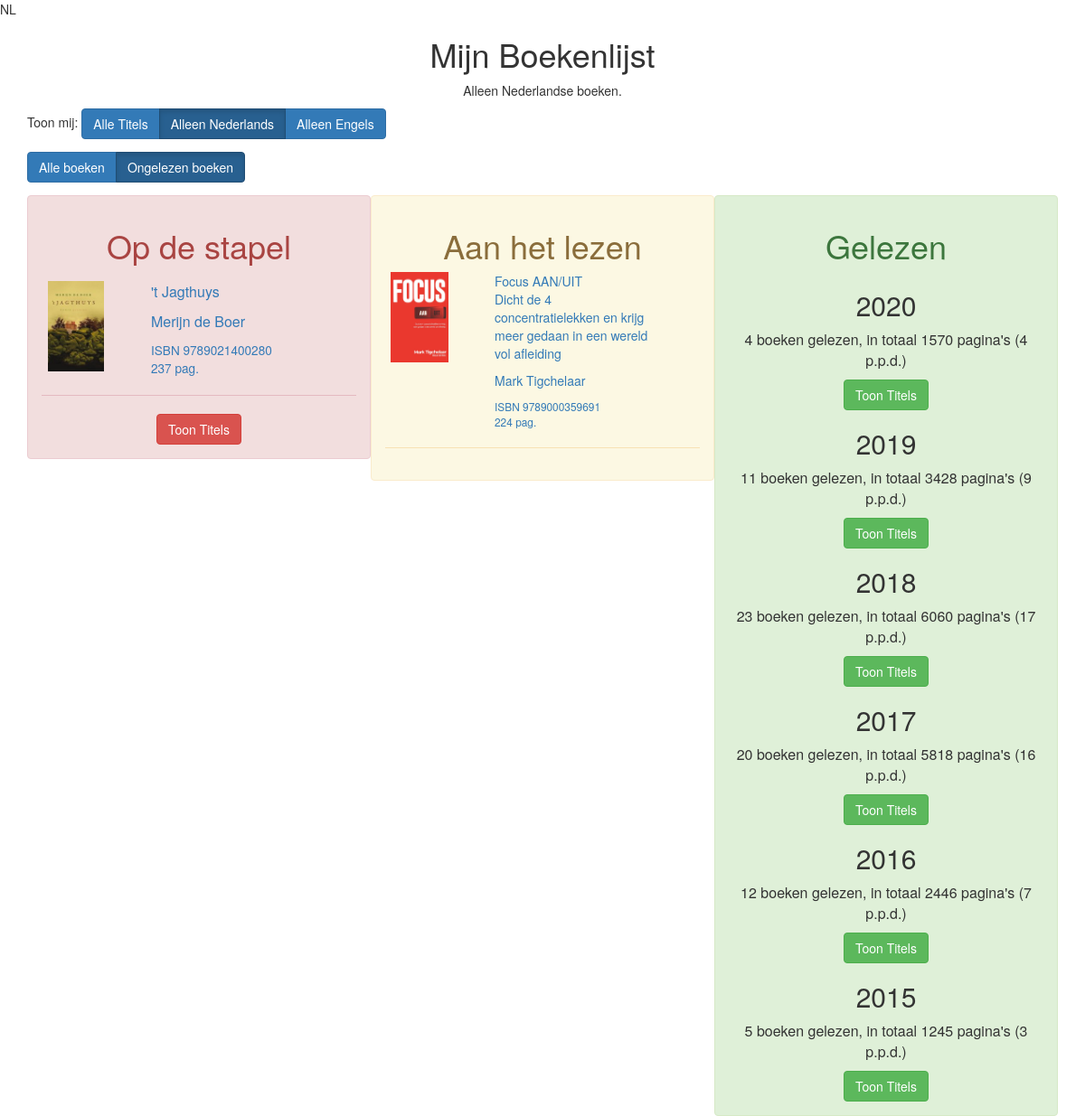
Before: /index.php?language=NL with the older database file.
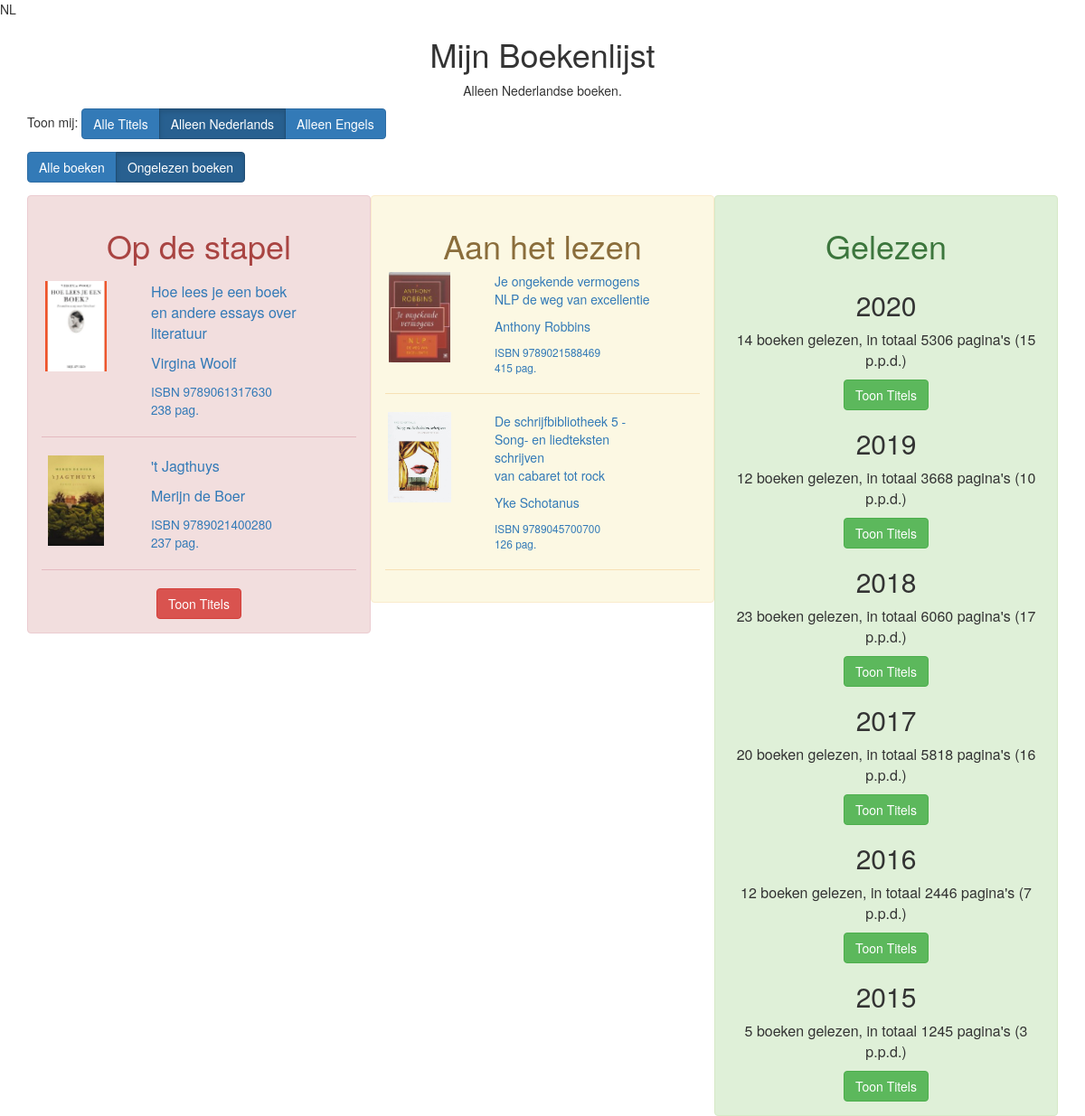
After: the same page with the newer database file.
### tables this page shows
CREATE TABLE `books` (
  `idbook` int(11) NOT NULL,
  `cdkeep` tinyint(4) NOT NULL DEFAULT '1',
  `nmtitle` varchar(250) NOT NULL,
  `nmsubtitle` text,
  `nmauthor` varchar(50) NOT NULL,
  `nrpages` int(11) NOT NULL,
  `nrisbn` bigint(11) NOT NULL,
  `cdlanguage` char(3) NOT NULL DEFAULT 'NL',
  `nrorderbol` bigint(20) NOT NULL,
  `ftreview` text
);

CREATE TABLE `bookstates` (
  `idbookstate` int(11) NOT NULL,
  `idbook` int(11) NOT NULL,
  `dtstart` date DEFAULT NULL,
  `dtfinished` date DEFAULT NULL,
  `ftreview` text
);

### src/class/Library.php (called while the page is built, shortened)
<?php
require_once "Database.php";
class Library{
	private $_db;
	private $_books = [];
	private $_years = [];
	function __construct(Database $db = null)
	{
		if (empty($db))
		{
			$this->_db = new Database();
		} else {
			$this->_db = $db;
		}
	}
	function getBooks(string $selected_language = null, string $cdstatus = null, bool $unreadBooksOnly = false) : void
	{
		$sql = "";
		$where = "";
		$orderBy = "";
		switch ($cdstatus)
		{
			case "I" :
				$sql 	= "SELECT * FROM books b, bookstates bs";
				$where = "b.idbook = bs.idbook
						AND bs.dtfinished IS NULL";
				break;
			case "B":
			default:
				$sql = "SELECT * FROM books b";
				$orderBy = "b.nmtitle, b.nmsubtitle, b.nmauthor";
		}
		if (!empty($selected_language)){
			if (empty($where))
			{
				$where = "b.cdlanguage = '" . $selected_language . "'";
			} else {
				$where .= " AND b.cdlanguage = '" . $selected_language . "'";
			}
		}
		$sql .= (empty($where) ? "" : " WHERE " . $where) . (empty($orderBy) ? "" : " ORDER BY " . $orderBy);
		$rows = $this->_db->queryDb($sql);
	}
	private function _setBooks(array $rows) : array
	{
		if (empty($this->_books))
		{
			foreach ($rows as $row)
			{
				$book = new Book($this->_db);
				$book->setProperties($row);
				$this->_books[] = $book;
			}
		}
		return $this->_books;
	}
	function countReadBooksPerYear(string $selected_language = null, int $year) : array
	{
		$sql = "SELECT COUNT(*) AS books, SUM(nrpages) AS pages FROM books b, bookstates bs WHERE b.idbook = bs.idbook AND bs.dtfinished BETWEEN '" . $year . "-01-01' AND '" . $year . "-12-31'";
		if (!empty($selected_language)){
			$sql 	.= 	" AND b.cdlanguage = '" . $selected_language . "' ";
		}
		$ftrow = $this->_db->queryDb($sql);
		return $ftrow[0];
	}
	function getAllBooksReadPerYear(string $selected_language = null, int $year) : array
	{
		$sql = "SELECT * FROM books b, bookstates bs WHERE b.idbook = bs.idbook AND bs.dtfinished BETWEEN '" . $year . "-01-01' AND '" . $year . "-12-31'";
		if (!empty($selected_language)){
			$sql 	.= 	" AND b.cdlanguage = '" . $selected_language . "'";
		}
		$sql 	.= " ORDER BY bs.dtfinished DESC";
		$this->_books = [];
		$this->_setBooks($this->_db->queryDb($sql));
		return $this->_books;
	}
	function createTiles(string $admin, string $selected_language = null) : array
	{
		$tiles = [];
		if (!empty($this->_books))
		{
			foreach ($this->_books as $book){
				if (!empty($book))
				{
					$tiles[] = $book->createTile($admin, $selected_language);
				}
			}
		}
		return $tiles;
	}
	function getYears() : array
	{
		if (empty($this->_years))
		{
			$sql = "SELECT DISTINCT YEAR(dtfinished) AS year FROM bookstates WHERE dtfinished IS NOT NULL GROUP BY year DESC";
			$years = $this->_db->queryDb($sql);
			foreach ($years as $year)
			{
				$this->_years[] = $year['year'];
			}
		}
		return $this->_years;
	}
}
?>

### src/class/Database.php (called while the page is built, shortened)
<?php
class DataBase{
	var $connection;
	function __construct(){
		$this->connection = mysqli_connect(NMSERVER, NMUSER, NMPASSWORD, NMDATABASE)
			or die("Kan geen verbinding maken met server \n" . mysqli_error($this->connection));
			return;
		print_r(NMDATABASE);
	}
	function queryDb($query){
		$this->result = mysqli_query($this->connection, $query)
			or die("Fout " . mysqli_errno($this->connection) . ": "
			. mysqli_error($this->connection) . " bij uitvoeren query in querydb");
		if (mysqli_affected_rows($this->connection) == 1){
				$this->result = mysqli_fetch_array($this->result, MYSQLI_ASSOC);
		$this->result = array(0=>$this->result);
		} else {
			$x = 0;
			$output=array();
			while ($row = mysqli_fetch_array($this->result, MYSQLI_ASSOC)) {
				$output[$x] = $row;
				$x++;
			}
			$this->result = $output;
		}
		return $this->result;
	}
}
?>

### src/class/Book.php (the view, shortened to what the changed rows need)
<?php
require_once "Database.php";
class Book
{
	private $_idbook;
	private $_nmtitle;
	private $_nmsubtitle;
	private $_nmauthor;
	private $_nrpages;
	private $_nrisbn;
	private $_filename;
	function setProperties(array $row)
	{
		$this->_idbook		= $row['idbook'];
		$this->_nmtitle		= $row['nmtitle'];
		$this->_nmsubtitle	= $row['nmsubtitle'];
		$this->_nmauthor	= $row['nmauthor'];
		$this->_nrpages		= $row['nrpages'];
		$this->_nrisbn		= $row['nrisbn'];
	}
		?>
		<?php
	private function _getCover() : string
	{
		if (empty($this->_filename))
		{
			$this->_filename = "./covers/" . $this->_idbook;
			if (file_exists($this->_filename . ".jpg")){
				$this->_filename .= ".jpg";
			} elseif (file_exists($this->_filename . ".gif")){
				$this->_filename .= ".gif";
			}
		}
		return $this->_filename;
	}
	function getAuthor() : string
	{
		return $this->_nmauthor;
	}
	function createTile(bool $admin, string $cdstatus, string $selected_language = null) : string
	{
		$href	= "book.php?id=" . $this->_idbook . (empty($selected_language) ? "" : "&selected_language=" . $selected_language ) . "";
		$html = "<div id='book" . $this->_idbook . "'  class='row item'>\n";
		$html .= "  <div>\n";
		$html .= "    <div class='row'>\n";
		$html .= "      <div class='col-md-4 text-center'>\n";
		$html .= "        <a href='" . $href . "'>\n";
		$html .= "          <img src='" . $this->_getCover() . "' class='bookcover'>\n";
		$html .= "        </a>\n";
		$html .= "      </div>\n";
		$html .= "      <div class='col-md-6 booktitle'>\n";
		$html .= "        <a href='" . $href . "'>\n";
		$html .= "          <p class='title'>" . $this->_nmtitle . (empty($this->_nmsubtitle) ? "" : "<br/>" . $this->_nmsubtitle) . "</p>\n";
		$html .= "          <p class='author'>" . $this->getAuthor() . "</p>\n";
		$html .= "          <small>ISBN " . $this->_nrisbn . "<br/>" . $this->_nrpages . " pag.</small>\n";
		$html .= "        </a>\n";
		$html .= "      </div>\n";
		$html .= "    </div>\n";
		$html .= "  </div>\n";
		$html .= "</div>\n";
		$html .= "<hr>\n";
		return $html;
	}
}
?>

### src/index.php (shortened to what the changed rows need)
<?php
require_once "class/Database.php";
require_once "class/Library.php";
require_once "class/Book.php";
$admin = false;
$selected_language = null;
if (isset($_GET['language']) and $_GET['language'] !== "ALL"){
	$selected_language = $_GET['language'];
}
$unreadBooksOnly = False;
print_r($selected_language);
print_r($unreadBooksOnly);
switch ($selected_language){
	default :
		$backlog		= "Op de stapel";
		$inprogress		= "Aan het lezen";
		$done			= "Gelezen";
		$formtitle		= "Mijn Boekenlijst";
		$titlebuttonshow	= "Toon Titels";
		$totalpages			= " pagina's";
		$totalbooks			= " boeken gelezen, in totaal ";
		break;
}
$booksInLibraryObj = new Library();
$booksInLibraryObj->getBooks($selected_language, "B", $unreadBooksOnly);
$booksInLibrary = $booksInLibraryObj->createTiles($admin, "B", $selected_language);
$booksInProgressObj = new Library();
$booksInProgressObj->getBooks($selected_language, "I", $unreadBooksOnly);
$booksInProgress = $booksInProgressObj->createTiles($admin, "I", $selected_language);
$numberOfBooksInProgress = $booksInProgressObj->getNumberOfBooks();
$booksDoneObj = new Library();
?>
<!doctype html>
<html>
<head>
	<link rel="stylesheet" href="https://maxcdn.bootstrapcdn.com/bootstrap/3.3.7/css/bootstrap.min.css">
	<link rel="stylesheet" href="css/books.css">
</head>
<body>
<div id="outer" class="container">
    <header class="text-center">
		<h1><?php echo $formtitle; ?></h1>
    </header>
	<main>
        <div class="alert alert-danger col-md-4">
            <h1 class="text-center"><?php echo $backlog; ?></h1>
			<?php
			createBacklogTable($booksInLibrary, $numberOfBooksInProgress, $titlebuttonshow);
			?>
        </div>
        <div class="alert alert-warning col-md-4 col-centered">
            <h1 class="text-center"><?php echo $inprogress; ?></h1>
            <div>
            <?php
			foreach ($booksInProgress as $book){
				echo $book;
			}
            ?>
            </div>
        </div>
        <div class="alert alert-success col-md-4 col-centered">
            <h1 class="text-center"><?php echo $done; ?></h1>
			<?php
			echo getBooksDone($booksDoneObj, $admin, $selected_language, $titlebuttonshow, $totalbooks, $totalpages);
			?>
        </div>
    </main>
</div>
</body>
</html>
<?php
function createBacklogTable($books, $count, $titlebuttonshow){
?>
<table width="100%">
    <tr>
        <td>
        <?php
		while($count > 0){
			echo $books[0];
			unset($books[0]);
			$books = array_values($books);
			$count--;
		}
		?>
        </td>
    </tr>
</table>
<?php
}
function getNumberOfDays(int $year) : int
{
	$start = new DateTime($year . "-01-01");
	$today = new DateTime();
	if ($year != $today->format("Y"))
	{
		$today = new DateTime($year . "-12-31");
	}
	return $today->diff($start)->format("%a");
}
function getBooksDone(Library $booksDoneObj, string $admin, string $selected_language = null, $titlebuttonshow, $totalbooks, $totalpages) : string
{
	$years = $booksDoneObj->getYears();
	$html	= "";
	foreach($years as $year){
		$result = $booksDoneObj->countReadBooksPerYear($selected_language, $year);
		$bookcount = $result['books'];
		$books = $booksDoneObj->getAllBooksReadPerYear($selected_language, $year);
		$pagescount = $result['pages'];
		$pagesaverage = number_format(($pagescount/getNumberOfDays($year)), 0);
		$html	.= "<table width='100%'>\n";
		$html	.= "  <tr>\n";
		$html	.= "    <td class='text-center'>\n";
		$html	.= "      <h2>" . $year . "</h2>\n";
		$html	.= "      <p>" . $bookcount . $totalbooks . $pagescount . $totalpages . " (" . $pagesaverage . " p.p.d.)</p>\n";
		$html	.= "    </td>\n";
		$html	.= "  </tr>\n";
		$html	.= "  <tr>\n";
		$html	.= "    <td class='text-center'>\n";
		$html	.= "      <button id='display" . $year . "' class='btn btn-success' onClick=\"javascript:toggleRows('" . $year . "', 'display" . $year . "');\" >" . $titlebuttonshow . "</button>\n";
		$html	.= "    </td>\n";
		$html	.= "  </tr>\n";
		$html	.= "  <tr id='" . $year . "' style='display: none'>\n";
		$html	.= "    <td>\n";
		foreach ($books as $book){
			$html.= $book->createTile($admin, "D", $selected_language);
		}
		$html	.= "    </td>\n";
		$html	.= "  </tr>\n";
		$html	.= "</table>\n";
	}
	return $html;
}
?>

Changed rows visible on the page:
no longer on this page (row edited): bookstates: shows a picture, idbook.nmtitle "Focus AAN/UIT", idbook.nmsubtitle "Dicht de 4 concentratielekken en krijg meer gedaan in een wereld vol afleiding", idbook.nmauthor "Mark Tigchelaar", idbook.nrisbn "9789000359691", idbook.nrpages "224"
added books: shows a picture, nmtitle "Hoe lees je een boek", nmsubtitle "en andere essays over literatuur", nmauthor "Virgina Woolf", nrisbn "9789061317630", nrpages "238"
added bookstates: shows a picture
added books: nmtitle "Je ongekende vermogens", nmsubtitle "NLP de weg van excellentie", nmauthor "Anthony Robbins", nrisbn "9789021588469", nrpages "415"
added bookstates: shows a picture
added books: nmtitle "De schrijfbibliotheek 5 - Song- en liedteksten schrijven", nmsubtitle "van cabaret tot rock", nmauthor "Yke Schotanus", nrisbn "9789045700700", nrpages "126"
Other visible differences:
new list line: "2020 14 boeken gelezen, in totaal 5306 pagina's ( 15 p.p.d.) Toon Titels"
new list line: "2019 12 boeken gelezen, in totaal 3668 pagina's ( 10 p.p.d.) Toon Titels"
list line gone: "2020 4 boeken gelezen, in totaal 1570 pagina's ( 4 p.p.d.) Toon Titels"
list line gone: "2019 11 boeken gelezen, in totaal 3428 pagina's ( 9 p.p.d.) Toon Titels"
